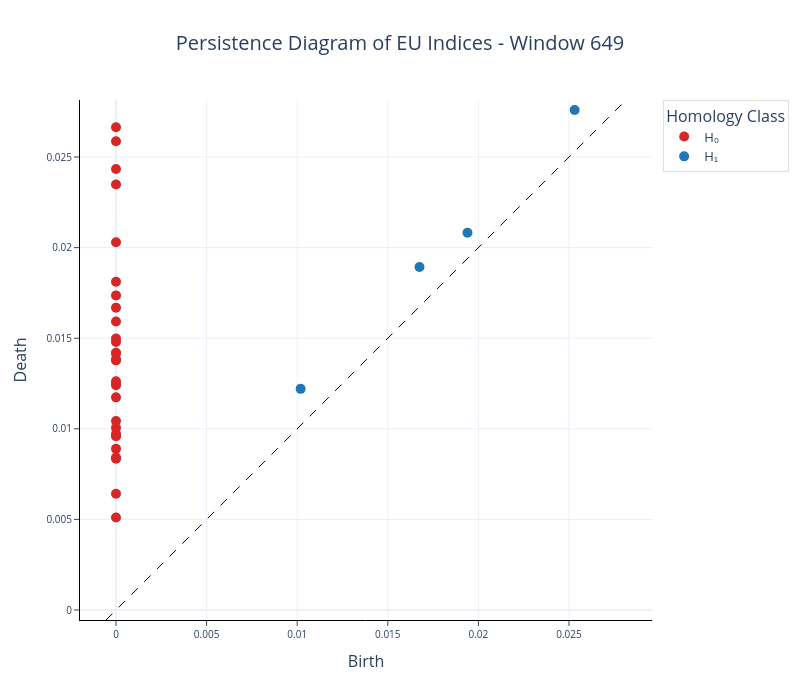

This figure's notebook cell:
### Code cell
fig = plot_diagram(eu_diagram[649])

fig.update_layout(
    width=800, 
    height=700,
    title=dict(text="Persistence Diagram of EU Indices - Window 649", x=0.5,
            xanchor="center"),
    legend=dict(
        title="Homology Class",
        font=dict(size=13), 
        bordercolor="lightgray",         
        borderwidth=0.7                
    )
)

for trace in fig.data:
    if trace.mode == 'markers':
        trace.marker.size = 10
        if "H0" in trace.name:
            trace.marker.color = "#d62728"
            trace.name = "H\u2080"  
        elif "H1" in trace.name:
            trace.marker.color = "#1f77b4"
            trace.name = "H\u2081"  

fig.show()
fig.write_image("Figures/eu_diagram_649.png", scale=3)

### Figure 1 — Plotly figure (JSON) as saved in the notebook; plotly's stock layout.template omitted (floating-point values rounded to 4 significant figures)
{"data": [{"hoverinfo": "none", "line": {"color": "black", "dash": "dash", "width": 1}, "mode": "lines", "showlegend": false, "type": "scatter", "x": [-0.0005519, 0.02815], "y": [-0.0005519, 0.02815]}, {"hoverinfo": "text", "hovertext": ["(0.0, 0.0051014963537454605)", "(0.0, 0.006415368989109993)", "(0.0, 0.008352816104888916)", "(0.0, 0.008410877548158169)", "(0.0, 0.008894120343029499)", "(0.0, 0.009594530798494816)", "(0.0, 0.009625270962715149)", "(0.0, 0.009718626737594604)", "(0.0, 0.010059120133519173)", "(0.0, 0.010433608666062355)", "(0.0, 0.011735238134860992)", "(0.0, 0.012403743341565132)", "(0.0, 0.012515478767454624)", "(0.0, 0.012627866119146347)", "(0.0, 0.013778329826891422)", "(0.0, 0.013830327428877354)", "(0.0, 0.014153644442558289)", "(0.0, 0.014194579795002937)", "(0.0, 0.014790525659918785)", "(0.0, 0.014979721046984196)", "(0.0, 0.01592308282852173)", "(0.0, 0.016687804833054543)", "(0.0, 0.017364073544740677)", "(0.0, 0.018118709325790405)", "(0.0, 0.020300228148698807)", "(0.0, 0.023481233045458794)", "(0.0, 0.024342766031622887)", "(0.0, 0.025868991389870644)", "(0.0, 0.0266399048268795)"], "marker": {"color": "#d62728", "size": 10}, "mode": "markers", "name": "H₀", "type": "scatter", "x": [0.0, 0.0, 0.0, 0.0, 0.0, 0.0, 0.0, 0.0, 0.0, 0.0, 0.0, 0.0, 0.0, 0.0, 0.0, 0.0, 0.0, 0.0, 0.0, 0.0, 0.0, 0.0, 0.0, 0.0, 0.0, 0.0, 0.0, 0.0, 0.0], "y": [0.005101, 0.006415, 0.008353, 0.008411, 0.008894, 0.009595, 0.009625, 0.009719, 0.01006, 0.01043, 0.01174, 0.0124, 0.01252, 0.01263, 0.01378, 0.01383, 0.01415, 0.01419, 0.01479, 0.01498, 0.01592, 0.01669, 0.01736, 0.01812, 0.0203, 0.02348, 0.02434, 0.02587, 0.02664]}, {"hoverinfo": "text", "hovertext": ["(0.025311235338449478, 0.02759547345340252)", "(0.019398849457502365, 0.02082522213459015)", "(0.01675068587064743, 0.018928196281194687)", "(0.010189960710704327, 0.012204183265566826)"], "marker": {"color": "#1f77b4", "size": 10}, "mode": "markers", "name": "H₁", "type": "scatter", "x": [0.02531, 0.0194, 0.01675, 0.01019], "y": [0.0276, 0.02083, 0.01893, 0.0122]}], "layout": {"height": 700, "legend": {"bordercolor": "lightgray", "borderwidth": 0.7, "font": {"size": 13}, "title": {"text": "Homology Class"}}, "plot_bgcolor": "white", "title": {"text": "Persistence Diagram of EU Indices - Window 649", "x": 0.5, "xanchor": "center"}, "width": 800, "xaxis": {"autorange": false, "exponentformat": "e", "linecolor": "black", "linewidth": 1, "mirror": false, "range": [-0.0005519, 0.02815], "showexponent": "all", "showline": true, "side": "bottom", "ticks": "outside", "title": {"text": "Birth"}, "type": "linear", "zeroline": true}, "yaxis": {"autorange": false, "exponentformat": "e", "linecolor": "black", "linewidth": 1, "mirror": false, "range": [-0.0005519, 0.02815], "scaleanchor": "x", "scaleratio": 1, "showexponent": "all", "showline": true, "side": "left", "ticks": "outside", "title": {"text": "Death"}, "type": "linear", "zeroline": true}}}
